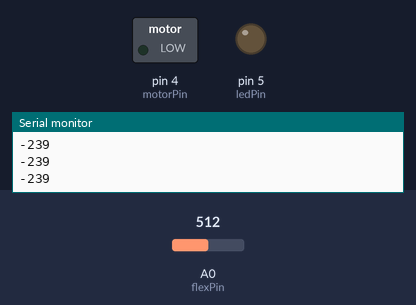
The sketch below on a simulated Arduino Uno, built with avr-gcc and run on an emulated ATmega328P. Parts: switched loads named in the sketch (green lamp = pin HIGH), output pins drawn as LEDs (lit = HIGH), the last lines printed to the serial monitor. The test bench sets the inputs (shaded band); at power-on: A0 (flexPin) = 512.

Above: at 1.2 s.
1.3 s: A0 (flexPin) set to 884
2.8 s: A0 (flexPin) set to 901
At 3.6 s:
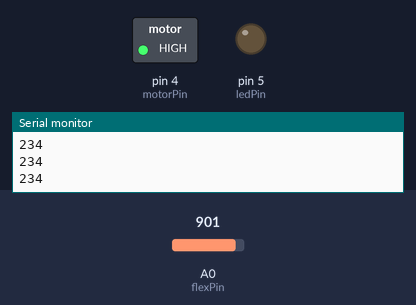
5.8 s: A0 (flexPin) set to 1023
At 6.6 s:
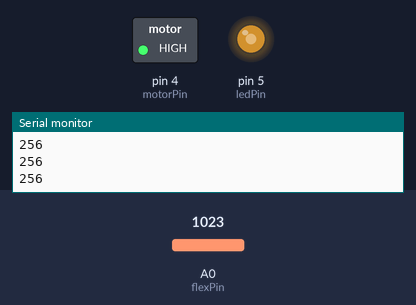
8.8 s: A0 (flexPin) set to 900
At 9.6 s:
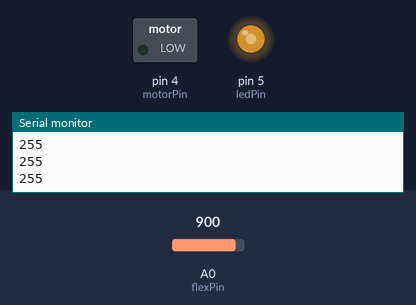
Timing chart, 0 to 11.3 s (numbered marks = the images above; inputs shaded):
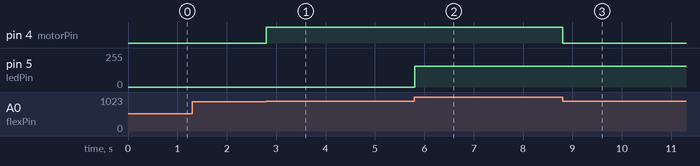

Measured:
- the behaviour switches between 900 and 901 on A0 (flexPin) (found by bisection; images 0 and 1)
- after the input at 2.8 s, pin 4 (motorPin): LOW → HIGH at once
- after the input at 5.8 s, pin 5 (ledPin): 0/255 → 155/255 at once
- after the input at 8.8 s, pin 4 (motorPin): HIGH → LOW at once

The sketch:

Here_Now.ino
```cpp
const int ledPin = 5;   //pin 3 has PWM funtion
const int flexPin = A0; //pin A0 to read analog input
const int motorPin = 4; //pin 4 has output pin
/* const int realyPin = 3; //pin 3 has output pin */

//Variables:
int flexValue; //save analog flexvalue


void setup(){

  pinMode(ledPin, OUTPUT); //Set pin 5 as 'output'
  pinMode(motorPin, OUTPUT); //Set pin 4 as 'output'
  /*pinMode(relayPin, OUTPUT); //Set pin 4 as 'output'*/
  Serial.begin(9600); //Begin serial communication

}

void loop(){

  flexValue = analogRead(flexPin);         //Read and save analog value
  flexValue = map(flexValue, 700, 900, 0, 255);//Map value 0-1023 to 0-255 (PWM)
  if(flexValue > 255 )
    {
      digitalWrite(motorPin, HIGH);
      /*digitalWrite(relayPin, High);*/
      analogWrite(ledPin, flexValue);
      delay(1000);
      digitalWrite(motorPin, LOW);
      /*digitalWrite(relayPin, Low);*/
    }

  Serial.println(flexValue);               //Print value

}
```
